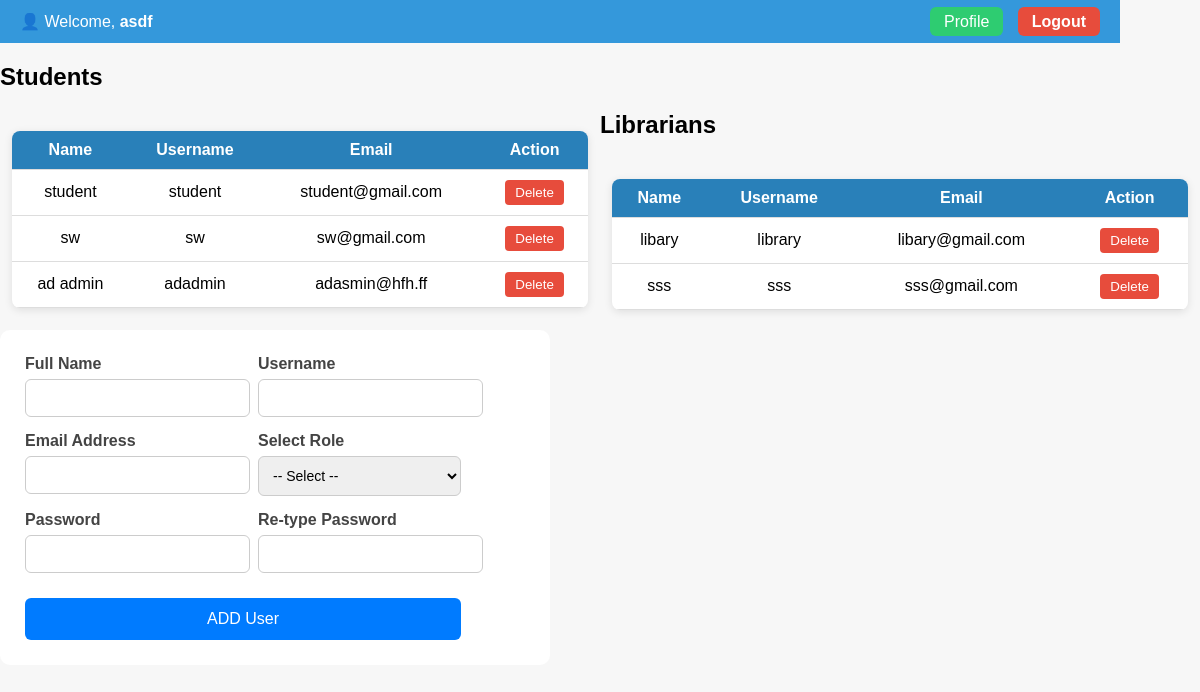
Page /View/admin.php (signed in) on the committed database.
### tables this page shows
CREATE TABLE `users` (
  `id` int(11) NOT NULL,
  `full_name` varchar(128) NOT NULL,
  `username` varchar(255) NOT NULL,
  `email` varchar(255) NOT NULL,
  `password` varchar(255) NOT NULL,
  `role` varchar(50) NOT NULL,
  `reset_token` varchar(255) DEFAULT NULL,
  `token_expire` datetime DEFAULT NULL
);

### Controller/registerController.php (called while the page is built, shortened)
<?php
function esc($str) {
    return htmlspecialchars($str ?? '', ENT_QUOTES, 'UTF-8');
}
$name = $username = $email = $role = "";
?>

### View/admin.php (the view, shortened to what this page needs)
<?php
require_once "../Controller/registerController.php";
require_once("../Model/database.php");
$user_id = $_SESSION['user_id'];
$sqlUser = "SELECT full_name FROM users WHERE id = $user_id";
$userResult = $conn->query($sqlUser);
$user = $userResult->fetch_assoc();
$user_name = $user['full_name'];
?>
<!DOCTYPE html>
<html lang="en">
<head>
  <link rel="stylesheet" href="../view/admin.css">
</head>
<body>
  <div class="profile-bar">
        <div class="profile-info">
            👤 Welcome, <b><?php echo htmlspecialchars($user_name); ?></b>
        </div>
        <div>
            <a href="profile.php" class="profile-btn">Profile</a>
            <a href="../Controller/logout.php" class="logout-btn">Logout</a>
        </div>
    </div>
<div class="two_table">
   <div class="student_table">
  <table>
  <h2>Students</h2>
  <thead>
    <tr>
      <th>Name</th>
      <th>Username</th>
      <th>Email</th>
      <th>Action</th>
    </tr>
  </thead>
  <tbody>
    <?php
      $sqlStudents = "SELECT * FROM users WHERE role='student' ORDER BY id ASC";
      $students = $conn->query($sqlStudents);
      if ($students->num_rows > 0) {
        while($row = $students->fetch_assoc()) {
          echo "<tr>
                  <td>{$row['full_name']}</td>
                  <td>{$row['username']}</td>
                  <td>{$row['email']}</td>
                  <td>
                    <form action='../Controller/delete_user.php' method='POST'>
                      <input type='hidden' name='id' value='{$row['id']}'>
                      <button type='submit'>Delete</button>
                    </form>
                  </td>
                </tr>";
        }
      }
    ?>
  </tbody>
</table>
    </div>
   <div class="lib_table">
  <table>
  <h2>Librarians</h2>
  <thead>
    <tr>
      <th>Name</th>
      <th>Username</th>
      <th>Email</th>
      <th>Action</th>
    </tr>
  </thead>
  <tbody>
    <?php
      $sqlLibrarians = "SELECT * FROM users WHERE role='librarian' ORDER BY id ASC";
      $librarians = $conn->query($sqlLibrarians);
      if ($librarians->num_rows > 0) {
        while($row = $librarians->fetch_assoc()) {
          echo "<tr>
                  <td>{$row['full_name']}</td>
                  <td>{$row['username']}</td>
                  <td>{$row['email']}</td>
                  <td>
                    <form action='../Controller/delete_user.php' method='POST'>
                      <input type='hidden' name='id' value='{$row['id']}'>
                      <button type='submit'>Delete</button>
                    </form>
                  </td>
                </tr>";
        }
      }
    ?>
  </tbody>
</table>
    </div>
      <div class="form-container">
    <form action="" method="post" novalidate>
      <div class="form-row">
        <div class="form-group">
          <label for="name">Full Name</label>
          <input type="text" id="name" name="name" required value="<?php echo esc($name); ?>">
        </div>
        <div class="form-group">
          <label for="username">Username</label>
          <input type="text" id="username" name="username" required value="<?php echo esc($username); ?>">
        </div>
      </div>
      <div class="form-row">
        <div class="form-group">
          <label for="email">Email Address</label>
          <input type="email" id="email" name="email" required value="<?php echo esc($email); ?>">
        </div>
        <div class="form-group">
          <label for="role">Select Role</label>
          <select id="role" name="role" required>
            <option value="" disabled <?php echo $role==""?'selected':''; ?>>-- Select --</option>
          </select>
        </div>
      </div>
      <div class="form-row">
        <div class="form-group">
          <label for="password">Password</label>
          <input type="password" id="password" name="password" required>
        </div>
        <div class="form-group">
          <label for="confirm_password">Re-type Password</label>
          <input type="password" id="confirm_password" name="confirm_password" required>
        </div>
      </div>
      <button type="submit" class="btn">ADD User</button>
    </form>
  </div>
</div>
</body>
</html>

### View/admin.css (style rules this page uses)
body { font-family: Arial, sans-serif; background-color: #f7f7f7; margin: 0; padding: 0; }
.profile-bar { background: #3498db; color: #fff; padding: 12px 20px; display: flex; justify-content: space-between; align-items: center; width: 90%; }
.logout-btn { background: #e74c3c; color: white; padding: 6px 14px; border-radius: 6px; text-decoration: none; font-weight: bold; transition: 0.3s; }
table { border-collapse: collapse; width: 48%; margin: 20px 1%; float: left; background-color: white; box-shadow: 0 2px 8px rgba(0,0,0,0.1); border-radius: 8px; overflow: hidden; }
th, td { padding: 10px; text-align: center; border-bottom: 1px solid #ddd; }
th { background-color: #2980b9; color: white; }
button { padding: 5px 10px; background-color: #e74c3c; color: white; border: none; border-radius: 4px; cursor: pointer; transition: 0.3s; }
.form-container { display: flex; background: #fff; padding: 25px; border-radius: 10px; width: 500px; }
.form-row { display: flex; justify-content: space-between; gap: 30px; margin-bottom: 15px; }
.form-group { flex: 1; }
.form-group label { display: block; margin-bottom: 6px; font-weight: bold; color: #444; }
.form-group input, .form-group select { width: 100%; padding: 10px; border: 1px solid #ccc; border-radius: 6px; font-size: 14px; }
.btn { width: 100%; padding: 12px; border: none; background: #007BFF; color: white; font-size: 16px; border-radius: 6px; cursor: pointer; margin-top: 10px; }
.profile-btn { background: #2ecc71; color: white; padding: 6px 14px; border-radius: 6px; text-decoration: none; margin-right: 10px; transition: 0.3s; }

### rows in the picture
users: full_name "asdf"
users: full_name "student", username "student", email "student@gmail.com"
users: full_name "sw", username "sw", email "sw@gmail.com"
users: full_name "ad admin", username "adadmin", email "adasmin@hfh.ff"
users: full_name "libary", username "library", email "libary@gmail.com"
users: full_name "sss", username "sss", email "sss@gmail.com"
